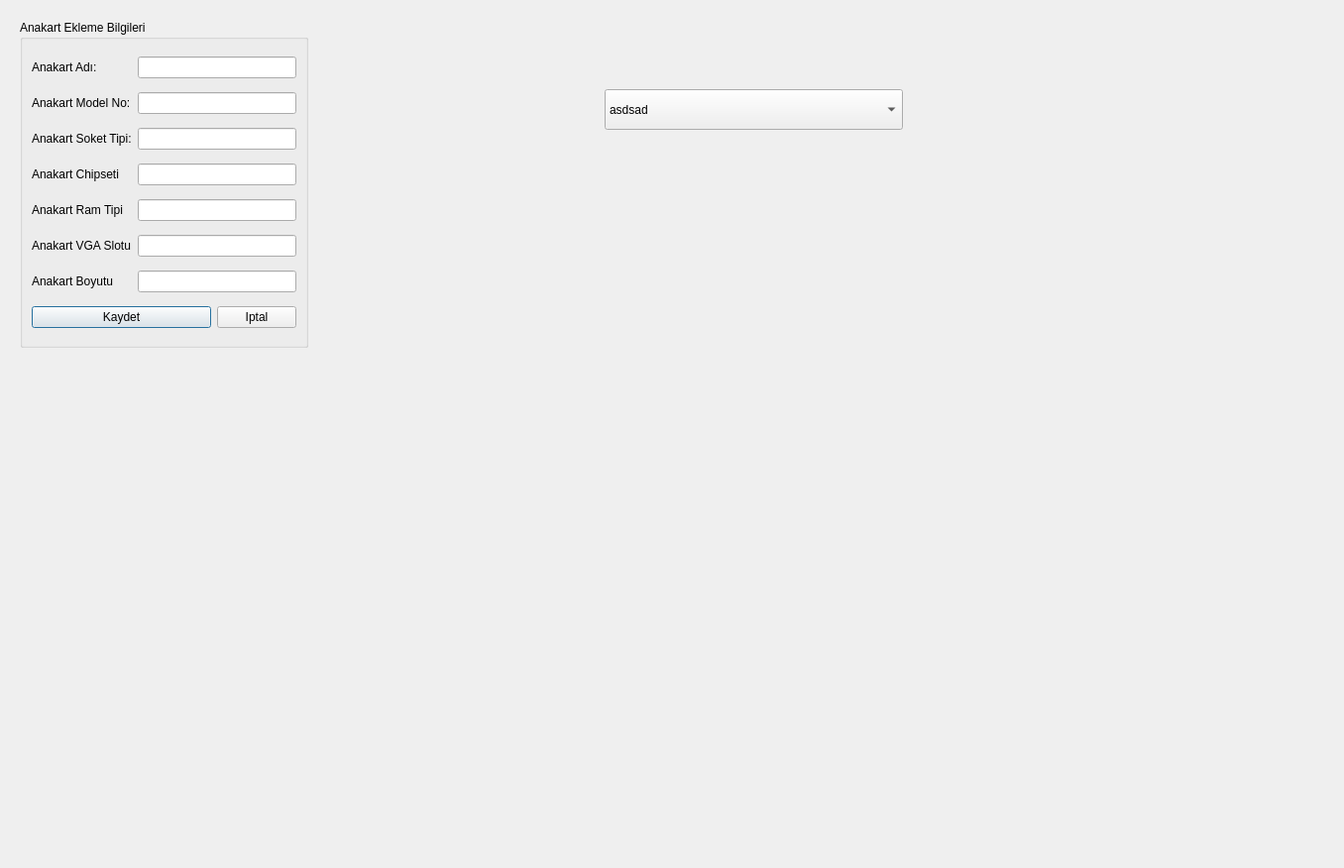
<?xml version="1.0" encoding="UTF-8"?>
<ui version="4.0">
 <class>TMOYeniAnakartTanimlamaFormu</class>
 <widget class="QDialog" name="TMOYeniAnakartTanimlamaFormu">
  <property name="geometry">
   <rect>
    <x>0</x>
    <y>0</y>
    <width>1356</width>
    <height>876</height>
   </rect>
  </property>
  <property name="windowTitle">
   <string>Dialog</string>
  </property>
  <widget class="QGroupBox" name="GBAnakartEklemeBilgileri">
   <property name="geometry">
    <rect>
     <x>20</x>
     <y>20</y>
     <width>291</width>
     <height>331</height>
    </rect>
   </property>
   <property name="title">
    <string>Anakart Ekleme Bilgileri</string>
   </property>
   <layout class="QGridLayout" name="gridLayout">
    <item row="0" column="0">
     <widget class="QLabel" name="LBLAnakartAdi">
      <property name="text">
       <string>Anakart Adı:</string>
      </property>
      <property name="buddy">
       <cstring>LEAnakartAdi</cstring>
      </property>
     </widget>
    </item>
    <item row="0" column="1" colspan="2">
     <widget class="QLineEdit" name="LEAnakartAdi"/>
    </item>
    <item row="1" column="0">
     <widget class="QLabel" name="LBLAnakartModelNo">
      <property name="text">
       <string>Anakart Model No:</string>
      </property>
      <property name="buddy">
       <cstring>LEAnakartModelNo</cstring>
      </property>
     </widget>
    </item>
    <item row="1" column="1" colspan="2">
     <widget class="QLineEdit" name="LEAnakartModelNo"/>
    </item>
    <item row="2" column="0">
     <widget class="QLabel" name="LBLAnakartSoketTipi">
      <property name="text">
       <string>Anakart Soket Tipi:</string>
      </property>
      <property name="buddy">
       <cstring>LEAnakartSoketTipi</cstring>
      </property>
     </widget>
    </item>
    <item row="2" column="1" colspan="2">
     <widget class="QLineEdit" name="LEAnakartSoketTipi"/>
    </item>
    <item row="3" column="0">
     <widget class="QLabel" name="AnakartChipseti">
      <property name="text">
       <string>Anakart Chipseti</string>
      </property>
      <property name="buddy">
       <cstring>LEAnakartChipseti</cstring>
      </property>
     </widget>
    </item>
    <item row="3" column="1" colspan="2">
     <widget class="QLineEdit" name="LEAnakartChipseti"/>
    </item>
    <item row="4" column="0">
     <widget class="QLabel" name="LBLAnakartRamTipi">
      <property name="text">
       <string>Anakart Ram Tipi</string>
      </property>
      <property name="buddy">
       <cstring>LEAnakartRamTipi</cstring>
      </property>
     </widget>
    </item>
    <item row="4" column="1" colspan="2">
     <widget class="QLineEdit" name="LEAnakartRamTipi"/>
    </item>
    <item row="5" column="0">
     <widget class="QLabel" name="LBLAnakartVGASlotu">
      <property name="text">
       <string>Anakart VGA Slotu</string>
      </property>
      <property name="buddy">
       <cstring>LEAnakartVGASlotu</cstring>
      </property>
     </widget>
    </item>
    <item row="5" column="1" colspan="2">
     <widget class="QLineEdit" name="LEAnakartVGASlotu"/>
    </item>
    <item row="6" column="0">
     <widget class="QLabel" name="LBLAnakartBoyutu">
      <property name="text">
       <string>Anakart Boyutu</string>
      </property>
      <property name="buddy">
       <cstring>LEAnakartBoyutu</cstring>
      </property>
     </widget>
    </item>
    <item row="6" column="1" colspan="2">
     <widget class="QLineEdit" name="LEAnakartBoyutu"/>
    </item>
    <item row="7" column="0" colspan="2">
     <widget class="QPushButton" name="PBKaydet">
      <property name="text">
       <string>Kaydet</string>
      </property>
     </widget>
    </item>
    <item row="7" column="2">
     <widget class="QPushButton" name="PBIptal">
      <property name="text">
       <string>Iptal</string>
      </property>
     </widget>
    </item>
   </layout>
  </widget>
  <widget class="QComboBox" name="comboBox">
   <property name="geometry">
    <rect>
     <x>610</x>
     <y>90</y>
     <width>301</width>
     <height>41</height>
    </rect>
   </property>
   <item>
    <property name="text">
     <string>asdsad</string>
    </property>
   </item>
   <item>
    <property name="text">
     <string>asdsadasdf43</string>
    </property>
   </item>
   <item>
    <property name="text">
     <string>324325</string>
    </property>
   </item>
   <item>
    <property name="text">
     <string>2343254</string>
    </property>
   </item>
  </widget>
 </widget>
 <resources/>
 <connections/>
</ui>
